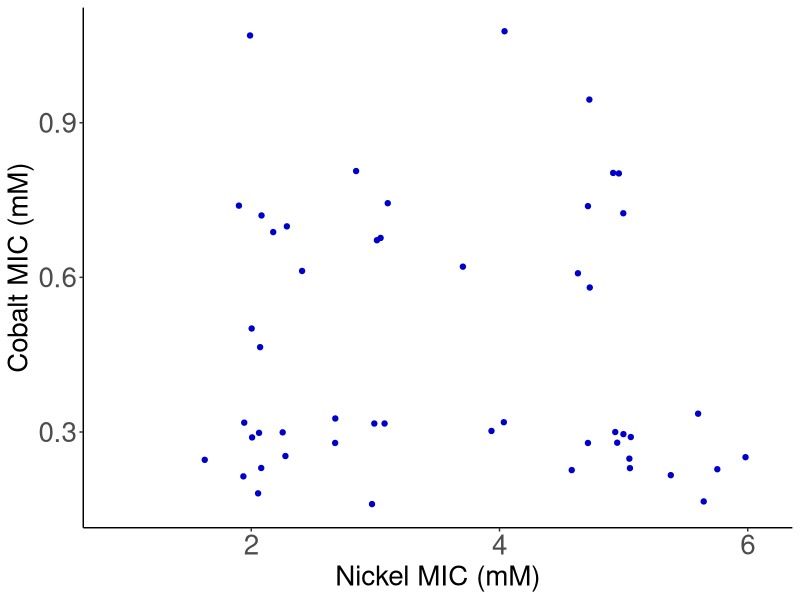
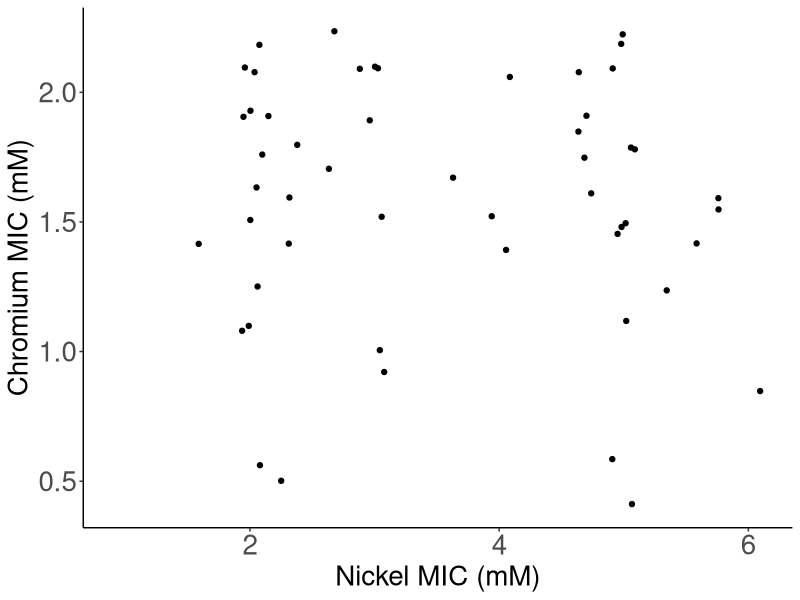

The R script that drew these images, in order:


setwd("~/Documents/meso_stats/")
library(readxl)
library(ggplot2)


D1 = read.csv("Delgado_Meso_Mastersheet_by_Strain_2023-02-17.csv", header = T)




ggplot(D1, aes(x=Ni.MIC_mean, y=Co.MIC_mean)) + 
  geom_jitter(width = 0.1, height = 0.1, color = "blue3")+
  theme(panel.background = element_blank(),
        legend.position = "none",
        axis.line = element_line(colour = "black"),
        axis.text= element_text(size=20),
        axis.title = element_text(size=20)) +
  labs(x = "Nickel MIC (mM)", 
       y = "Cobalt MIC (mM)")


ggplot(D1, aes(x=Ni.MIC_mean, y=Cr.MIC_mean)) +
  geom_jitter(width = 0.1, height = 0.1)  +
  theme(panel.background = element_blank(),
        legend.position = "none",
        axis.line = element_line(colour = "black"),
        axis.text= element_text(size=20),
        axis.title = element_text(size=20)) +
  labs(x = "Nickel MIC (mM)", 
       y = "Chromium MIC (mM)")




